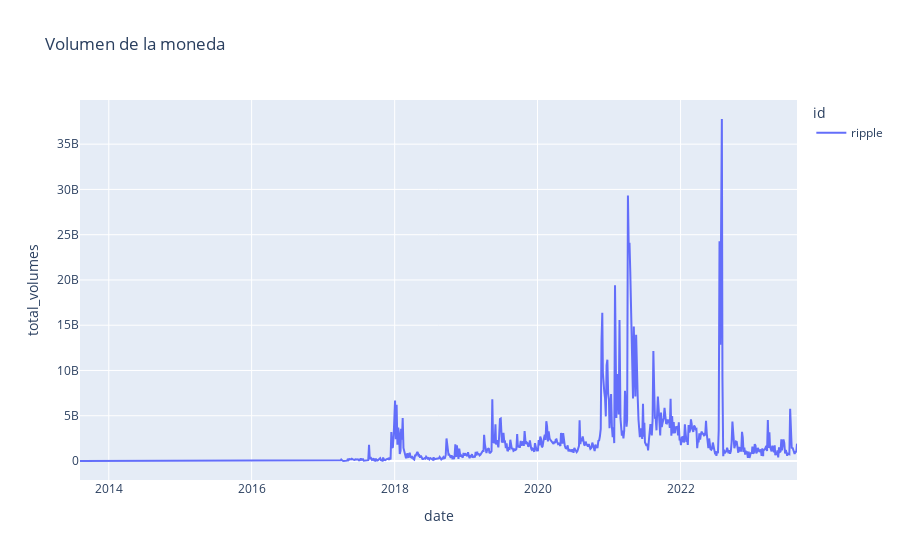

The notebook cell saved with this chart:
### Code cell
fig = px.line(ripple_df, x="date", y="total_volumes", color="id",
              title="Volumen de la moneda")

fig.show()

### Figure 1 — Plotly figure (JSON) as saved in the notebook; plotly's stock layout.template omitted (floating-point values rounded to 4 significant figures; data arrays with more than 128 entries replaced by an {"elided": "..."} marker saying what was removed)
{"data": [{"hovertemplate": "id=ripple<br>date=%{x}<br>total_volumes=%{y}<extra></extra>", "legendgroup": "ripple", "line": {"color": "#636efa", "dash": "solid"}, "marker": {"symbol": "circle"}, "mode": "lines", "name": "ripple", "orientation": "v", "showlegend": true, "type": "scatter", "x": {"elided": "955 str values"}, "xaxis": "x", "y": {"elided": "955 float values"}, "yaxis": "y"}], "layout": {"legend": {"title": {"text": "id"}, "tracegroupgap": 0}, "title": {"text": "Volumen de la moneda"}, "xaxis": {"anchor": "y", "domain": [0, 1], "title": {"text": "date"}}, "yaxis": {"anchor": "x", "domain": [0, 1], "title": {"text": "total_volumes"}}}}
